Frame 1 (no input): blank canvas, image omitted
Frame 60 (the mouse pressed at the canvas centre just before this capture): blank canvas, image omitted
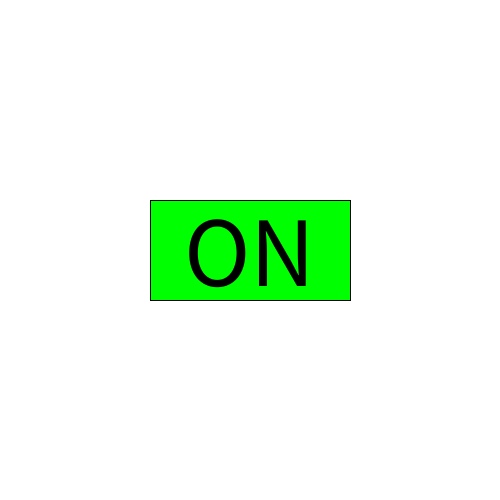
Frame 120 (the mouse held since frame 60 and released just before this capture)

The Processing sketch whose frames 1 and 60 were blank and that drew this single picture after the mouse press (run headless with seeded random() and noise(); from frame 60 on, the mouse is pressed at the canvas centre):

// Processing sketch: Mandagsopgave_1_3
// ── Mandagsopgave_1_3.pde
/* Opgave 3: Tænd og sluk lyset
 Lav et program hvor man kan tænde og slukke lyset. Når lyset er slukket, skal hele skærmen være sort. Når lyset er tændt, skal baggrunden være hvid og der skal være en gul cirkel på skærmen.
 Erklær en variabel lightOn med en passende type
 Giv variablen en værdi, der signalerer, at lyset er tændt
 I metoden draw() skal du aflæse variablen lightOn og sætte baggrunden til sort hvis lyset er slukket og til hvid, hvis lyset er tændt. Hvis lyset er tændt, skal der også tegnes en gul cirkel på skærmen.
 I metoden keyPressed() skal du aflæse variablen lightOn og sætte den til det modsatte.
 Det vil sige, at hvis lyset er tændt, skal det slukkes når man trykker på en tast og hvis det er slukket, skal det tændes.*/


int lightOn;
int botton;

void setup() {
  size(500, 500);
  rectMode(CENTER);
}
void draw() {
  background(lightOn);
 
  if (lightOn == 255) {
  fill(0, 255, 0);
  rect(250, 250, 200, 100);
  textAlign(CENTER, CENTER);
  textSize(100);
  fill(0);
  text("ON",250,250);
 
  
  }
  
}

void mousePressed() {
  if (mouseX > 150 && mouseX < 350 && mouseY < 300 && mouseY > 200) {
    if (lightOn==255) {
      lightOn=0;
    } else {
      lightOn=255;
    }
  }
}
